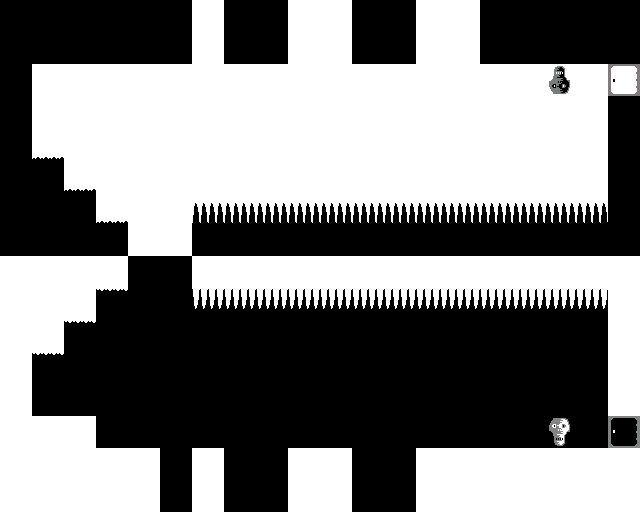

Tiled map render using the project's own tile images. Description and the map definition, with tile-layer contents summarised, below:
An orthogonal 20x16 tile map with 32x32 px tiles, 2 tile layers (Ultra Background, Background), 1 hidden layer not drawn, 2 tilesets.

<map version="1.0" orientation="orthogonal" width="20" height="16" tilewidth="32" tileheight="32">
 <tileset firstgid="1" name="tiles" tilewidth="32" tileheight="32">
  <image source="../img/tiles.png" width="1280" height="64" />
 </tileset>
 <tileset firstgid="81" name="metatiles32x32" tilewidth="32" tileheight="32">
  <image source="../img/metatiles32x32.png" width="160" height="32" />
 </tileset>
 <layer name="Ultra Background" width="20" height="16">
  <data>[320 cells, 320 non-empty, 2 distinct tile ids]</data>
 </layer>
 <layer name="Background" width="20" height="16">
  <data>[320 cells, 158 non-empty, 10 distinct tile ids]</data>
 </layer>
 <layer name="Collision" width="20" height="16" visible="0">
  <data>[320 cells, 122 non-empty, 1 distinct tile ids]</data>
 </layer>
</map>